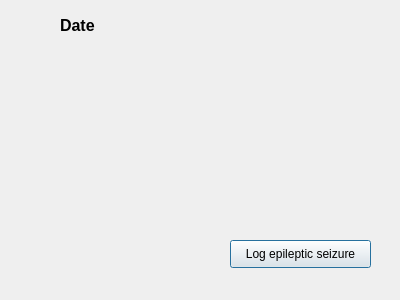
<?xml version="1.0" encoding="UTF-8"?>
<ui version="4.0">
 <class>ScreenAfterLogin</class>
 <widget class="QDialog" name="ScreenAfterLogin">
  <property name="geometry">
   <rect>
    <x>0</x>
    <y>0</y>
    <width>400</width>
    <height>300</height>
   </rect>
  </property>
  <property name="windowTitle">
   <string>Dialog</string>
  </property>
  <widget class="QLabel" name="date">
   <property name="geometry">
    <rect>
     <x>60</x>
     <y>10</y>
     <width>321</width>
     <height>31</height>
    </rect>
   </property>
   <property name="font">
    <font>
     <pointsize>12</pointsize>
     <weight>75</weight>
     <bold>true</bold>
    </font>
   </property>
   <property name="text">
    <string>Date</string>
   </property>
  </widget>
  <widget class="QPushButton" name="LogSeizure">
   <property name="geometry">
    <rect>
     <x>230</x>
     <y>240</y>
     <width>141</width>
     <height>28</height>
    </rect>
   </property>
   <property name="text">
    <string>Log epileptic seizure</string>
   </property>
  </widget>
 </widget>
 <resources/>
 <connections/>
</ui>
